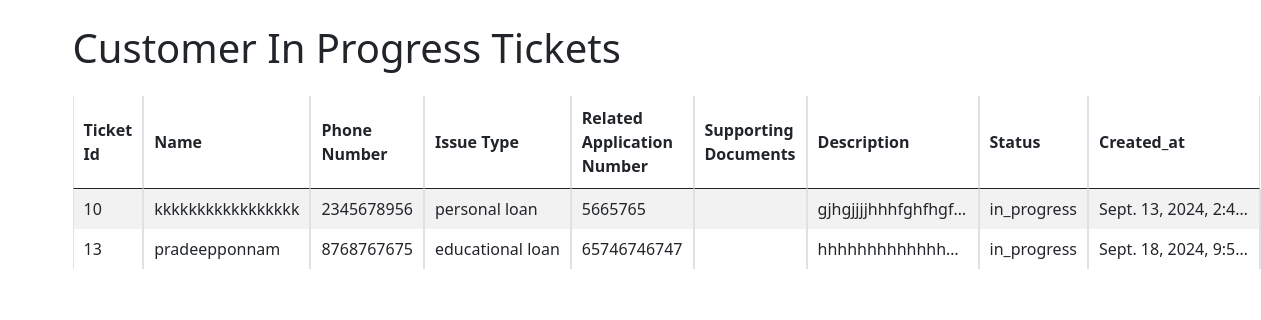
The app's page /inprogress_tickets/ with its own data.
### hyd/models.py (models this page shows, shortened)
class Ticket(models.Model):
    TICKET_STATUS_CHOICES = [
        ('New', 'New'),
        ('Open', 'Open'),
        ('In Progress', 'In Progress'),
        ('Closed', 'Closed'),
    ]
    issue_CHOICES = [
        ('personal loan', 'Personal Loan'),
        ('educational loan', 'Educational Loan'),
        ('car loan', 'Car Loan'),
        ('business loan', 'Business Loan'),
        ('Loan Againest Property', 'Loan Againest Property'),
        ('CreditCard', 'CreditCard'),
        ('Insurance', 'Insurance'),
        ('Other Loan', 'Other Loan')
    ]
    ticket_id = models.AutoField(primary_key=True)
    name = models.CharField(max_length=100,validators=[validate_only_letters])
    phone_number = models.CharField(max_length=10,validators=[validate_mobile_number])
    Issue_type = models.CharField(max_length=100,choices=issue_CHOICES)  # Type of the issue
    description = models.TextField()  # Detailed description of the issue
    related_application_number = models.CharField(max_length=100, blank=True, null=True)  # Related application number (optional)
    supporting_documents = models.FileField(upload_to='supporting_documents/', blank=True, null=True)  # Uploaded documents (optional)
    status = models.CharField(max_length=20, choices=TICKET_STATUS_CHOICES, default='New')  # Current status of the ticket
    created_at = models.DateTimeField(auto_now_add=True)  # Timestamp when the ticket was created
    updated_at = models.DateTimeField(auto_now=True)  # Timestamp when the ticket was last updated

### hyd/views.py (the view)
# urls.py: path('inprogress_tickets/',views.inprogress_tickets_view,name='inprogress_tickets'),
def inprogress_tickets_view(request):
    in_progress_tickets = Ticket.objects.filter(status='in_progress')
    return render(request, 'inprogress_tickets.html', {'in_progress_tickets': in_progress_tickets})

### hyd/templates/inprogress_tickets.html (shortened to what this page needs)
<!DOCTYPE html>
<html lang="en">
<head>
    <link href="https://cdn.jsdelivr.net/npm/bootstrap@5.0.2/dist/css/bootstrap.min.css" rel="stylesheet">
    <link rel="stylesheet" href="https://cdn.datatables.net/1.13.6/css/jquery.dataTables.min.css">
    <link rel="stylesheet" href="https://cdn.datatables.net/buttons/2.3.6/css/buttons.dataTables.min.css">
    <link rel="stylesheet" href="https://cdn.datatables.net/responsive/2.4.1/css/responsive.dataTables.min.css">
</head>
<body>
    <div class="container my-4">
        <h1 class="mb-4">Customer In Progress Tickets</h1>
        <table id="ticketTable" class="table table-bordered table-striped table-responsive">
            <thead>
                <tr>
                    <th>Ticket Id</th>
                    <th>Name</th>
                    <th>Phone Number</th>
                    <th>Issue Type</th>
                    <th>Related Application Number</th>
                    <th>Supporting Documents</th>
                    <th>Description</th>
                    <th>Status</th>
                    <th>Created_at</th>
                </tr>
            </thead>
            <tbody>
                {% for x in in_progress_tickets%}
                <tr>
                    <td>{{ x.ticket_id }}</td>
                    <td>{{ x.name }}</td>
                    <td>{{ x.phone_number }}</td>
                    <td>{{ x.Issue_type }}</td>
                    <td>{{ x.related_application_number }}</td>
                    <td>{{ x.supporting_documents }}</td>
                    <td>{{ x.description }}</td>
                    <td>{{ x.status }}</td>
                    <td>{{ x.created_at }}</td>
                </tr>
                {% endfor %}
            </tbody>
        </table>
    </div>
</body>
</html>

### hyd/templates/inprogress_tickets.html (style rules this page uses)
table th { text-align: center; vertical-align: middle; }
table td { vertical-align: middle; max-width: 150px; overflow: hidden; text-overflow: ellipsis; white-space: nowrap; }
table { width: 100%; table-layout: auto; }

### records on screen
Ticket: ticket_id "10", name "kkkkkkkkkkkkkkkkk", phone_number "2345678956", Issue_type "personal loan", related_application_number "5665765", description "gjhgjjjjhhhfghfhgf…", status "in_progress", created_at "Sept. 13, 2024, 2:4…"
Ticket: ticket_id "13", name "pradeepponnam", phone_number "8768767675", Issue_type "educational loan", related_application_number "65746746747", description "hhhhhhhhhhhhh…", status "in_progress", created_at "Sept. 18, 2024, 9:5…"
